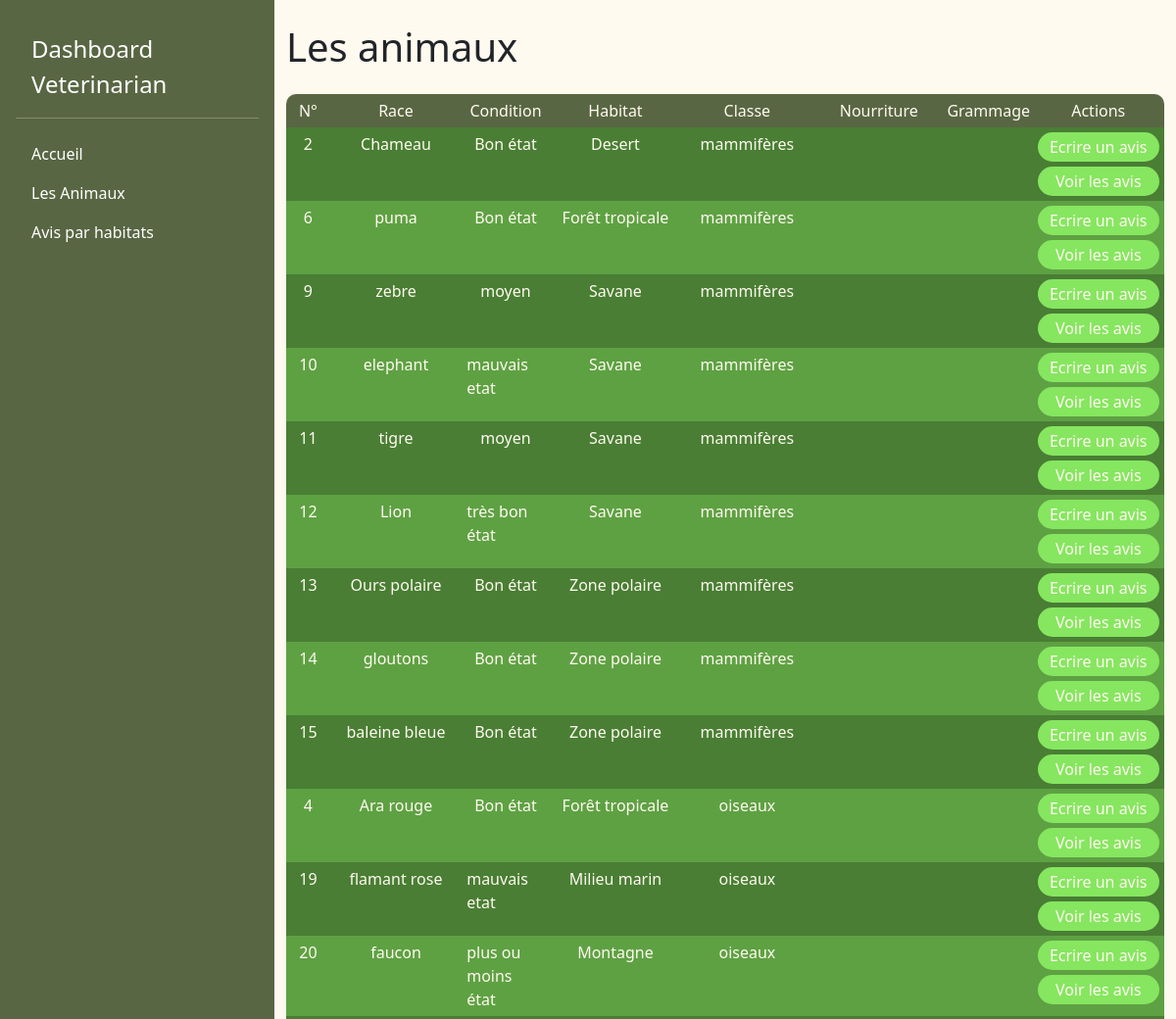
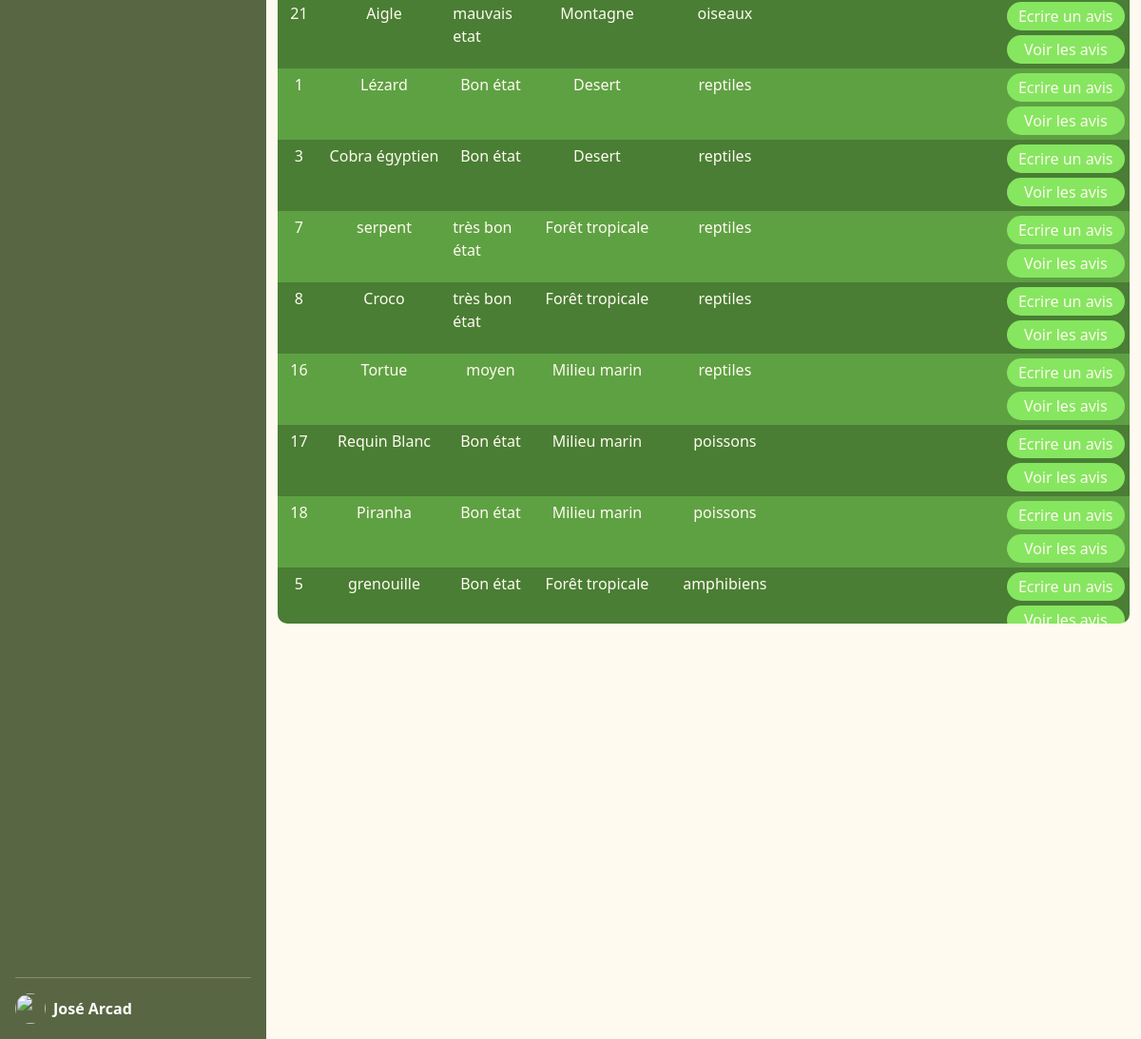
The page /veterinarian/pages/animals.php on the database its author committed (2 pictures, top to bottom).
### tables this page shows
CREATE TABLE IF NOT EXISTS `animal`(
    animal_id INT NOT NULL AUTO_INCREMENT,
    animal_race VARCHAR(255) NOT NULL,
    animal_condition VARCHAR(255),
    food VARCHAR(255),
    food_weight VARCHAR(255),
    food_date_time INT,
    veterinary_opinion_id INT,
    habitat_id INT,
    class_id INT,
    PRIMARY KEY(animal_id),
    FOREIGN KEY(habitat_id) REFERENCES habitat(habitat_id),
    FOREIGN KEY(class_id) REFERENCES class(class_id)
);

CREATE TABLE IF NOT EXISTS `habitat`(
    habitat_id INT NOT NULL AUTO_INCREMENT,
    habitat_name VARCHAR(255) NOT NULL,
    description TEXT(1000) NOT NULL,
    habitat_comment VARCHAR(255),
    image_id INT,
    PRIMARY KEY(habitat_id)
);

CREATE TABLE IF NOT EXISTS `class`(
    class_id INT AUTO_INCREMENT NOT NULL,
    class_label VARCHAR(255),
    PRIMARY KEY (class_id)
);

### lib/functions.php (called while the page is built, shortened)
<?php
function getAnimals(PDO $pdo): array
{
    $query = $pdo->prepare("SELECT * FROM animal JOIN class ON animal.class_id=class.class_id JOIN habitat ON animal.habitat_id=habitat.habitat_id");
    $query->execute();
    $animals = $query->fetchAll(PDO::FETCH_ASSOC);
    return $animals;
}

### veterinarian/pages/animals.php (the view, shortened to what this page needs)
<?php
require_once __DIR__ . "../../templates/header.php";
$animals = getAnimals($pdo);
?>
<div class="container">
    <div class="d-flex align-items-center justify-content-between">
        <h1 class="my-4">Les animaux</h1>
    </div>
    <div class="table">
        <div class="table_head table_head_animals">
            <div class="table_head_text">N°</div>
            <div class="table_head_text">Race</div>
            <div class="table_head_text">Condition</div>
            <div class="table_head_text">Habitat</div>
            <div class="table_head_text">Classe</div>
            <div class="table_head_text">Nourriture</div>
            <div class="table_head_text">Grammage</div>
            <div class="table_head_text">Actions</div>
        </div>
        <?php foreach ($animals as $key => $animal) { ?>
            <div class="table_body table_body_animals <?php if ($key % 2 === 0) {
                                                            echo "striped";
                                                        } ?>">
                <div class="table_body_text"><?= $animal['animal_id'] ?></div>
                <div class="table_body_text"><?= $animal['animal_race'] ?></div>
                <div class="table_body_text"><?= $animal['animal_condition'] ?></div>
                <div class="table_body_text"><?= $animal['habitat_name'] ?></div>
                <div class="table_body_text"><?= $animal['class_label'] ?></div>
                <div class="table_body_text"><?= $animal['food'] ?></div>
                <div class="table_body_text"><?= $animal['food_weight'] ?></div>
                <div>
                    <a href="/veterinarian/pages/animal.php?animal_id=<?= $animal['animal_id'] ?>" class="table_head_text actionButton">Ecrire un avis</a>
                    <a href="/veterinarian/pages/animalOpinion.php?animal_id=<?= $animal['animal_id'] ?>" class="table_head_text actionButton">Voir les avis</a>
                </div>
            </div>
        <?php } ?>
    </div>
</div>
<?php
require_once __DIR__ . "../../templates/footer.php";
?>

### veterinarian/assets/css/styles.css (style rules this page uses)
body { margin: 0; background-color: #fffaef; }
@media screen and (min-width: 993px) { .table { max-height: 75vh; width: 100%; color: #fffaef; overflow: scroll; border-radius: 10px; } }
@media screen and (min-width: 993px) { .table_head { background-color: #596643; } }
@media screen and (min-width: 993px) { .table_body { background-color: #5ea143; } }
@media screen and (min-width: 993px) { .table_body .actionButton { color: #fffaef; text-decoration: none; background-color: #86e660; margin: 5px; border-radius: 15px; height: 30px; padding: 5px; line-height: 20px; } }
@media screen and (min-width: 993px) { .striped { background-color: #497e34; } }
@media screen and (min-width: 993px) { .table_head, .table_body { display: grid; grid-template-columns: 5% 15% 30% 20% 15% 15%; } }
@media screen and (min-width: 993px) { .table_head_text, .table_body_text { display: flex; justify-content: center; padding: 5px; } }
@media screen and (min-width: 993px) { .table_head_animals, .table_body_animals { grid-template-columns: 5% 15% 10% 15% 15% 15% 10% 15%; } }

### rows shown on the page
animal: animal_id "2", animal_race "Chameau", animal_condition "Bon état", habitat.habitat_name "Desert", class.class_label "mammifères"
animal: animal_id "6", animal_race "puma", animal_condition "Bon état", habitat.habitat_name "Forêt tropicale", class.class_label "mammifères"
animal: animal_id "9", animal_race "zebre", animal_condition "moyen", habitat.habitat_name "Savane", class.class_label "mammifères"
animal: animal_id "10", animal_race "elephant", animal_condition "mauvais etat", habitat.habitat_name "Savane", class.class_label "mammifères"
animal: animal_id "11", animal_race "tigre", animal_condition "moyen", habitat.habitat_name "Savane", class.class_label "mammifères"
animal: animal_id "12", animal_race "Lion", animal_condition "très bon état", habitat.habitat_name "Savane", class.class_label "mammifères"
animal: animal_id "13", animal_race "Ours polaire", animal_condition "Bon état", habitat.habitat_name "Zone polaire", class.class_label "mammifères"
animal: animal_id "14", animal_race "gloutons", animal_condition "Bon état", habitat.habitat_name "Zone polaire", class.class_label "mammifères"
animal: animal_id "15", animal_race "baleine bleue", animal_condition "Bon état", habitat.habitat_name "Zone polaire", class.class_label "mammifères"
animal: animal_id "4", animal_race "Ara rouge", animal_condition "Bon état", habitat.habitat_name "Forêt tropicale", class.class_label "oiseaux"
animal: animal_id "19", animal_race "flamant rose", animal_condition "mauvais etat", habitat.habitat_name "Milieu marin", class.class_label "oiseaux"
animal: animal_id "20", animal_race "faucon", animal_condition "plus ou moins état", habitat.habitat_name "Montagne", class.class_label "oiseaux"
animal: animal_id "21", animal_race "Aigle", animal_condition "mauvais etat", habitat.habitat_name "Montagne", class.class_label "oiseaux"
animal: animal_id "1", animal_race "Lézard", animal_condition "Bon état", habitat.habitat_name "Desert", class.class_label "reptiles"
animal: animal_id "3", animal_race "Cobra égyptien", animal_condition "Bon état", habitat.habitat_name "Desert", class.class_label "reptiles"
animal: animal_id "7", animal_race "serpent", animal_condition "très bon état", habitat.habitat_name "Forêt tropicale", class.class_label "reptiles"
animal: animal_id "8", animal_race "Croco", animal_condition "très bon état", habitat.habitat_name "Forêt tropicale", class.class_label "reptiles"
animal: animal_id "16", animal_race "Tortue", animal_condition "moyen", habitat.habitat_name "Milieu marin", class.class_label "reptiles"
animal: animal_id "17", animal_race "Requin Blanc", animal_condition "Bon état", habitat.habitat_name "Milieu marin", class.class_label "poissons"
animal: animal_id "18", animal_race "Piranha", animal_condition "Bon état", habitat.habitat_name "Milieu marin", class.class_label "poissons"
animal: animal_id "5", animal_race "grenouille", animal_condition "Bon état", habitat.habitat_name "Forêt tropicale", class.class_label "amphibiens"

### other values the page prints
$menuItem["title"] "Accueil"
$menuItem["title"] "Les Animaux"
$menuItem["title"] "Avis par habitats"
